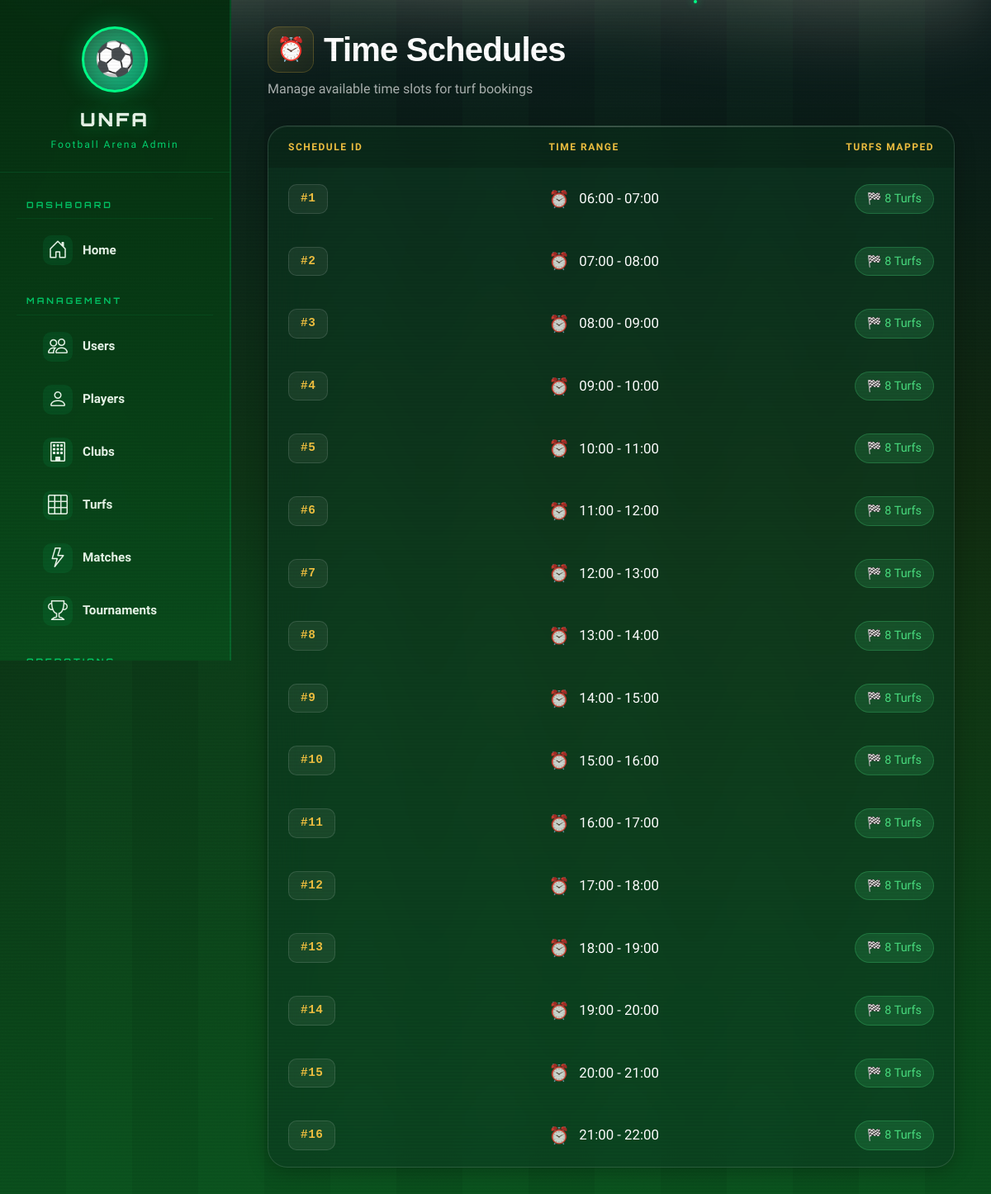
/administrator/admin/time-schedules/ (signed in), run on the app's committed database.
### user_app/models.py (models this page shows, shortened)
class Time_Schedule(models.Model):
    time_id = models.AutoField(primary_key=True)
    time_range = models.CharField(max_length=100)

### admin_app/views.py (the view)
# urls.py: path("admin/time-schedules/", views.admin_view_time_schedules, name="admin_view_time_schedules"),
def admin_view_time_schedules(request):
    if not _admin_required(request):
        return redirect("admin_login")
    schedules = Time_Schedule.objects.annotate(
        turf_count=Count("turf_time_map", distinct=True)
    ).order_by("time_id")
    return render(request, "admin/admin_view_time_schedule.html", {
        "schedules": schedules,
    })

### admin_app/views.py (called while the page is built)
def _admin_required(request):
    if request.session.get("admin_id"):
        return True
    if request.user.is_authenticated and request.user.is_superuser:
        request.session["admin_id"] = request.user.id
        return True
    return False

### templates/admin/admin_view_time_schedule.html (shortened to what this page needs)
{% extends 'admin/admin_base.html' %}
{% load static %}
{% block content %}
<div class="fb-07-arena-wrapper container-fluid container-xl">
    <header class="fb-09-arena-header">
        <div class="row align-items-end g-3">
            <div class="col-12 col-md-8">
                <h1 class="fb-10-page-title mb-0">
                    <span class="fb-11-title-icon">&#9200;</span>
                    Time Schedules
                </h1>
                <p class="fb-12-page-subtitle mt-2">
                    <span>Manage available time slots for turf bookings</span>
                </p>
            </div>
        </div>
    </header>
    <div class="fb-08-glass-panel">
        <div class="d-none d-lg-block">
            <div class="fb-20-table-wrap">
                <table class="fb-21-arena-table">
                    <thead>
                        <tr>
                            <th style="width: 38%;">Schedule ID</th>
                            <th style="width: 35%;">Time Range</th>
                            <th style="width: 30%;">Turfs Mapped</th>
                        </tr>
                    </thead>
                    <tbody>
                        {% for schedule in schedules %}
                        <tr class="fb-27-row-enter fb-28-delay-{{ forloop.counter }}">
                            <td>
                                <span class="fb-22-id-badge">#{{ schedule.time_id }}</span>
                            </td>
                            <td>
                                <div class="fb-23-time-cell">
                                    <span class="fb-24-time-icon">&#9200;</span>
                                    <span>{{ schedule.time_range }}</span>
                                </div>
                            </td>
                            <td>
                                <span class="fb-25-turf-badge">
                                    &#127937; {{ schedule.turf_count }} Turf{{ schedule.turf_count|pluralize:"s" }}
                                </span>
                            </td>
                        </tr>
                        {% endfor %}
                    </tbody>
                </table>
            </div>
        </div>
    </div>
</div>
{% endblock %}

### static/admin_panel/css/admin_style.css (style rules this page uses)
:root { --pitch-green: #0a4d1c; --pitch-dark: #062d10; --pitch-light: #1a6b2e; --stripe-light: #147a2e; --stripe-dark: #0d5c22; --chalk-white: #e8f5e9; --turf-accent: #00ff88; --turf-glow: rgba(0, 255, 136, 0.3); --stadium-gold: #ffd700; --danger-red: #ff4444; --night-sky: #0a0e1a; --neon-green: #00ff88; --neon-blue: #00d4ff; --neon-red: #ff3366; --neon-gold: #ffd700; --neon-purple: #a855f7; --neon-orange: #ff9500; --neon-teal: #14b8a6; --neon-emerald: #10b981; --pitch-line: rgba(255, 255, 255, 0.15); --ball-white: #f8f9fa; --card-red: #dc3545; --card-yellow: #ffc107; --neon-goal: #00ff88; --neon-whistle: #ff6b35; --glass-bg: rgba(15, 23, 42, 0.55); --glass-border: rgba(255, 255, 255, 0.12); --glass-highlight: rgba(255, 255, 255, 0.08); -text-primary: #f1f5f9; --text-secondary: #94a3b8; --text-muted: #64748b; --fb-pitch-dark: #0d2818; --fb-pitch-mid: #1a4d2e; --fb-pitch-light: #2d6a4f; --fb-neon-green: #39ff14; --fb-neon-gold: #ffd700; --fb-neon-blue: #00d4ff; --fb-glass-bg: rgba(13, 40, 24, 0.65); --fb-glass-border: rgba(57, 255, 20, 0.15); --fb-glass-shadow: 0 8px 32px rgba(0, 0, 0, 0.4); --fb-text-primary: #e8f5e9; --fb-text-muted: #81c784; }
* { margin: 0; padding: 0; box-sizing: border-box; }
body { font-family: 'Rajdhani', sans-serif; background: var(--night-sky); color: var(--chalk-white); overflow-x: hidden; min-height: 100vh; }
html { scroll-behavior: smooth; }

### static/admin_panel/css/admin_tournament.css (style rules this page uses)
:root { --fb-primary: #00c853; --fb-secondary: #2979ff; --fb-accent: #ff9100; --fb-danger: #ff1744; --fb-glass-bg: rgba(255, 255, 255, 0.08); --fb-glass-border: rgba(255, 255, 255, 0.18); --fb-glass-shadow: 0 8px 32px 0 rgba(0, 0, 0, 0.37); --fb-text-primary: #ffffff; --fb-text-secondary: rgba(255, 255, 255, 0.85); --fb-text-muted: rgba(255, 255, 255, 0.6); --pitch-green: #1a5c3a; --pitch-light: #2d8a5e; --grass-dark: #0f3d26; --glass-bg: rgba(255, 255, 255, 0.08); --glass-border: rgba(255, 255, 255, 0.18); --glass-shadow: 0 8px 32px 0 rgba(0, 0, 0, 0.37); --neon-green: #00ff88; --neon-gold: #ffd700; --neon-blue: #00d4ff; --neon-red: #ff4757; --neon-purple: #a855f7; --neon-orange: #fb923c; --neon-glow: 0 0 20px rgba(74, 222, 128, 0.4); --accent-gold: #fbbf24; --accent-red: #ef4444; }

### static/admin_panel/css/admin_tournament_match.css (style rules this page uses)
:root { --text-primary: #ffffff; --text-secondary: rgba(255,255,255,0.75); --font-display: 'Segoe UI', system-ui, -apple-system, sans-serif; --primary-green: #00c853; --primary-green-light: #5efc82; --live-red: #ff1744; --dark-bg: #0a1628; }

### static/admin_panel/css/admin_style_operations.css (style rules this page uses)
:root { --glass-bg: rgba(15, 23, 42, 0.65); --glass-border: rgba(255, 255, 255, 0.08); --glass-highlight: rgba(255, 255, 255, 0.05); --pitch-green: #10b981; --pitch-dark: #064e3b; --football-white: #f8fafc; --accent-gold: #fbbf24; }

### data on the page
Time_Schedule: time_id "1", time_range "06:00 - 07:00", turf_count "8"
Time_Schedule: time_id "2", time_range "07:00 - 08:00", turf_count "8"
Time_Schedule: time_id "3", time_range "08:00 - 09:00", turf_count "8"
Time_Schedule: time_id "4", time_range "09:00 - 10:00", turf_count "8"
Time_Schedule: time_id "5", time_range "10:00 - 11:00", turf_count "8"
Time_Schedule: time_id "6", time_range "11:00 - 12:00", turf_count "8"
Time_Schedule: time_id "7", time_range "12:00 - 13:00", turf_count "8"
Time_Schedule: time_id "8", time_range "13:00 - 14:00", turf_count "8"
Time_Schedule: time_id "9", time_range "14:00 - 15:00", turf_count "8"
Time_Schedule: time_id "10", time_range "15:00 - 16:00", turf_count "8"
Time_Schedule: time_id "11", time_range "16:00 - 17:00", turf_count "8"
Time_Schedule: time_id "12", time_range "17:00 - 18:00", turf_count "8"
Time_Schedule: time_id "13", time_range "18:00 - 19:00", turf_count "8"
Time_Schedule: time_id "14", time_range "19:00 - 20:00", turf_count "8"
Time_Schedule: time_id "15", time_range "20:00 - 21:00", turf_count "8"
Time_Schedule: time_id "16", time_range "21:00 - 22:00", turf_count "8"
